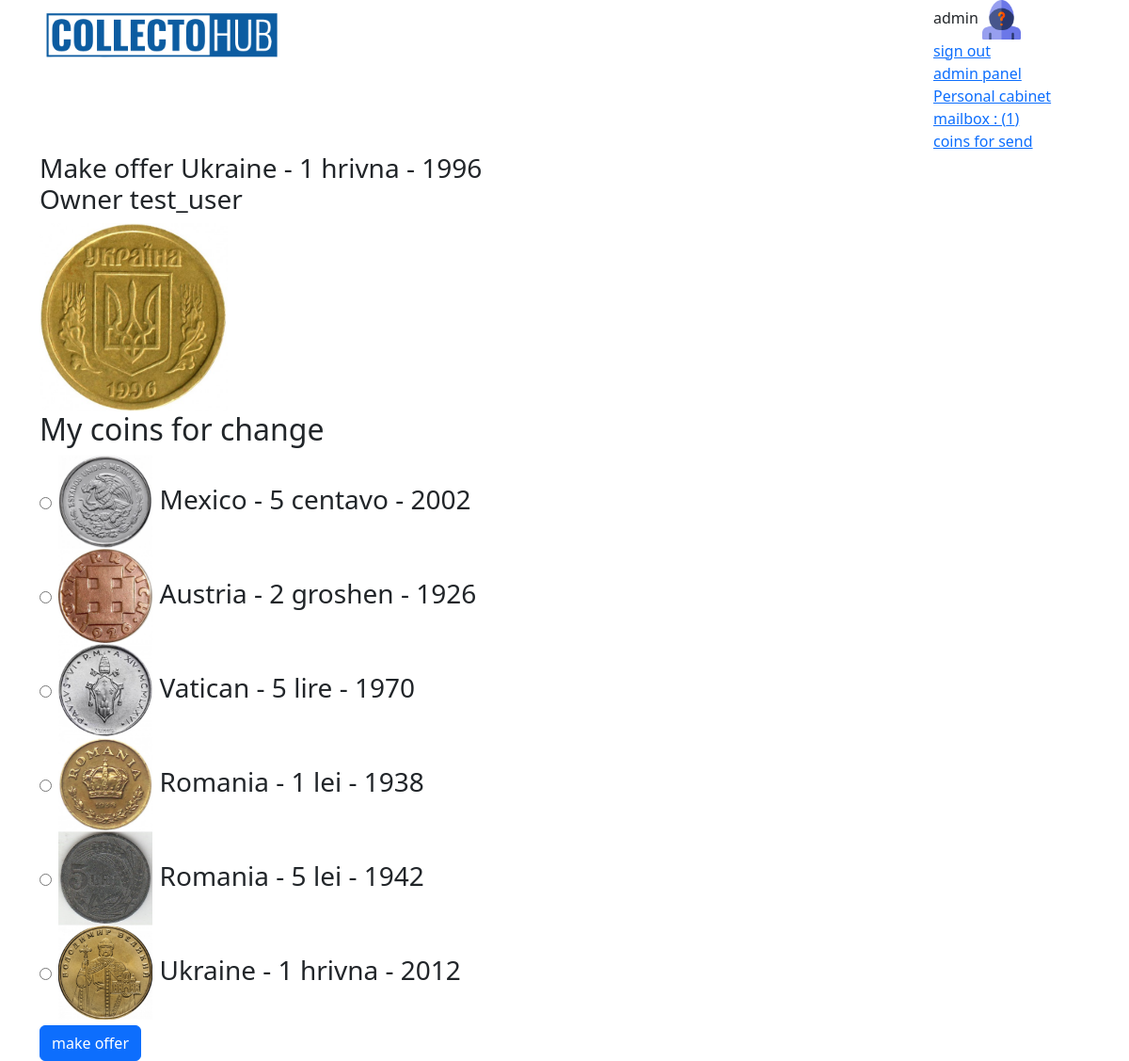
Screenshot of /coin/5/offer/ (signed in) with the database file from the repository.
### coins/models.py (models this page shows, shortened)
class UserProfile(models.Model):
    user = models.OneToOneField(User, related_name='profile', on_delete=models.CASCADE)
    user_pic = models.ImageField(blank=True, upload_to='coins/user_pic/')
    phone = models.CharField(max_length=20)
    postcode = models.CharField(max_length=10)
    addres = models.CharField(max_length=150)
    city =  models.CharField(max_length=20)
    def has_multi_offers_under_consideration(self):
        offers = MultiOffer.objects.filter(responder=self.user, status='c')
        return offers.exists()
    def unread_messages_count(self):
        return self.user.received_messages.filter(is_read=False).count()

class Coin(models.Model):
    img_front = models.ImageField(upload_to='products_image', blank=True)
    img_back = models.ImageField(upload_to='products_image', blank=True)
    img_add_1 = models.ImageField(upload_to='products_image', blank=True)
    img_add_2 = models.ImageField(upload_to='products_image', blank=True)
    country = models.ForeignKey(Country, on_delete=models.CASCADE, related_name='coins')  # Reference to Country
    denomination = models.CharField(max_length=150)  # Denomination
    year = models.IntegerField()  # Year
    material = models.CharField(max_length=15, blank=True, choices=material_choices)  # Material
    safety = models.CharField(max_length=2, blank=True, choices=safety_choices)  # Optional field for admin use
    weight = models.FloatField(blank=True, null=True)  # Weight
    diameter = models.FloatField(blank=True, null=True)  # Diameter
    thickness = models.FloatField(blank=True, null=True)  # Thickness
    circulation = models.IntegerField(blank=True, null=True)  # Circulation
    owner = models.ForeignKey(User, on_delete=models.CASCADE, related_name='coins')
    box = models.ForeignKey('Box', on_delete=models.SET_NULL, blank=True, null=True, related_name='coins')
    status = models.CharField(max_length=1, choices=status_choices_coin, default='a')
    class Meta:
        verbose_name = 'Coin'
        verbose_name_plural = 'Coins'
    def __str__(self):
        return f'{self.country.name} - {self.denomination} - {self.year}'

class Country(models.Model):
    name = models.CharField(max_length=150, unique=True)
    continent = models.ForeignKey(Continent, on_delete=models.CASCADE, related_name="countries")
    class Meta:
        verbose_name = "Country"
        verbose_name_plural = "Countries"

### coins/views.py (the view)
# urls.py: path('coin/<int:pk>/offer/', views.CoinMakeOfferView.as_view(), name='coin-make-offer'),
class CoinMakeOfferView(DetailView):
    model = Coin
    template_name = 'coins/coin_make_offer.html'

### coins/templates/coins/coin_make_offer.html (shortened to what this page needs)
{% extends 'coins/base.html' %}
{% block content %}
    <h3>
        Make offer {{ coin }}
        <br>
        Owner {{ coin.owner }}
    </h3>
    <img src="{{ coin.img_front.url }}" width="200">
    <form class='fs-3' action="{% url 'coins:make-offer'%}" method="post">
        <h2> My coins for change </h2>
        {% for el in user.coins.all %}
            <div>
                <input type="radio" name="coin_to_give_id" id="coin-{{el.id}}" value="{{el.id}}">
                <label for="coin-{{el.id}}">
                    <img src="{{ el.img_front.url }}" width="100">
                    {{ el }}
                </label>
            </div>
        {% endfor %}
        <div>
            <input class="btn btn-primary" type="submit" value="make offer">
        </div>
    </form>
{% endblock %}

### coins/templates/coins/base.html (shortened to what this page needs)
<!DOCTYPE html>
{% load static %}
<html lang="en">
  <head>
    <link
      href="https://cdn.jsdelivr.net/npm/bootstrap@5.3.3/dist/css/bootstrap.min.css"
      rel="stylesheet"
    />
    <link
      rel="stylesheet"
      href="https://cdnjs.cloudflare.com/ajax/libs/font-awesome/6.6.0/css/all.min.css"
    />
  </head>
  <body>
    <div class="container">
      <div class="row justify-content-between">
        <div class="col-3">
          <a href="{% url 'coins:index'%}">
            <img
              class="w-100"
              src="{% static 'coins/img/coins.png' %}"
              alt="logo"
            />
          </a>
        </div>
        <div class="col-2">
          {% if user.is_authenticated %} {{ user }}
          <img class="w-25" src="{{ user.profile.user_pic.url }}" alt="logo" />
          <br />
          <a href="{% url 'coins:sign-out' %}"> sign out </a>
          {% if user.is_staff %}
          <br />
          <a href="/admin/" target="_blank"> admin panel </a>
          {% endif %}
          <br>
          <a href="{% url 'coins:user-cabinet' pk=user.id %}">Personal cabinet</a>
          <br>
            <a href="{% url 'coins:user-mail-box' pk=user.id %}">
              mailbox
              {% if user.profile.unread_messages_count %}
              : ({{ user.profile.unread_messages_count }})
              {% endif %}
            </a>
          {% if user.is_superuser %}
          <div>
              <a href="{% url 'coins:coins-to-send' %}">
                  coins for send
              </a>
          </div>
          {% endif %}
          {% endif %}
        </div>
      </div>
      {% block content %}{% endblock %}
    </div>
  </body>
</html>

### rows the page displays
Coin: country+denomination+year "Ukraine - 1 hrivna - 1996", owner "test_user", img_front (picture)
Coin: img_front (picture), country+denomination+year "Mexico - 5 centavo - 2002"
Coin: img_front (picture), country+denomination+year "Austria - 2 groshen - 1926"
Coin: img_front (picture), country+denomination+year "Vatican - 5 lire - 1970"
Coin: img_front (picture), country+denomination+year "Romania - 1 lei - 1938"
Coin: img_front (picture), country+denomination+year "Romania - 5 lei - 1942"
Coin: img_front (picture), country+denomination+year "Ukraine - 1 hrivna - 2012"

### other values shown
{{ user }} "admin"
{{ user.profile.unread_messages_count }} "1"
